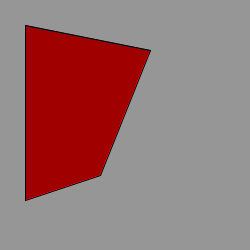
Frame 1 (no input)
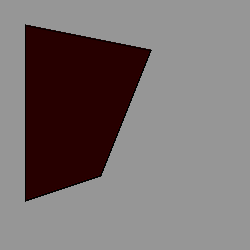
Frame 60 (the mouse pressed at the canvas centre just before this capture)
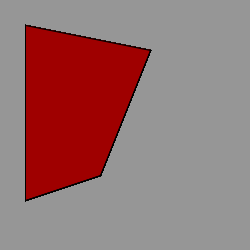
Frame 120 (the mouse held since frame 60 and released just before this capture)

The Processing sketch that drew these frames (run headless with seeded random() and noise(); from frame 60 on, the mouse is pressed at the canvas centre):

// Processing sketch: quadrilateral
// ── quadrilateral.pde
void setup() {
  size(250,250);
  background(150);
  frameRate(4);
}
void draw() {
  fill(random(250), 0, 0);
  quad(25,25,150,50,100,175,25,200);
}
